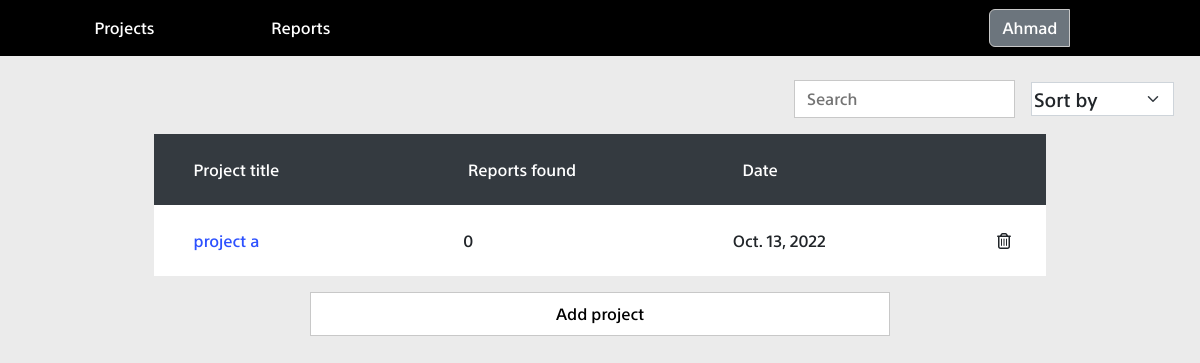
Before: /home (signed in) with the older database file.
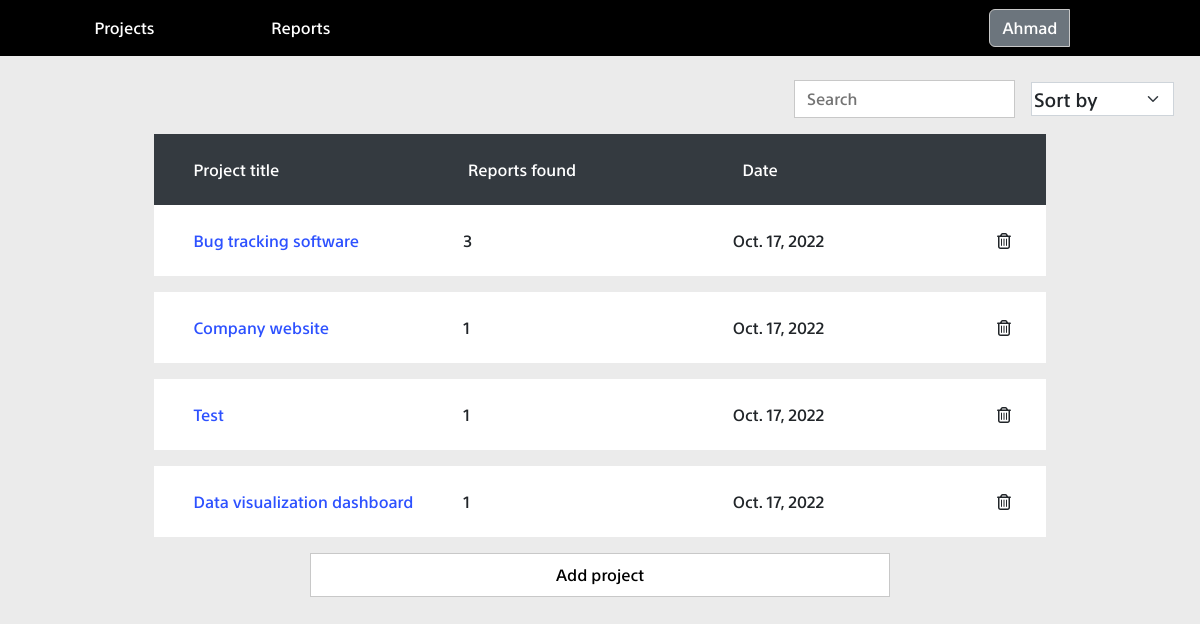
After: the same page with the newer database file.
### project/models.py (models this page shows, shortened)
class project(models.Model):
	name = models.CharField(max_length = 40)
	date_added = models.DateField()
	bugs_count = models.IntegerField()

### project/views.py (the view, shortened to what this page needs)
# urls.py: path('home',home , name="home"),
@login_required(login_url='signin')
def home(request):
    assigned = report.objects.all().filter(assigned_to = request.user )
    projects = project.objects.all();
    context = {"projects": projects , "assigned":assigned}
    return render(request, "home.html", context)

### templates/home.html (shortened to what this page needs)
{% extends "base.html" %}
{% load static %}
{% block css_files %}
<link rel="stylesheet" href="{% static 'bootstrap.min.css' %}">
<link rel="stylesheet" href="{% static 'base.css' %}">
<link rel="stylesheet" href="{% static 'home.css' %}">
<link rel="stylesheet" href="{% static 'fa/css/all.min.css' %}">
{% endblock %}
{% block content %}
<div class="container" id="home_body">
	<div class="mt-4">
		<div  id="filters">
			<div class="">
				<input type="text" class="form-control" id="search_input" placeholder="Search" aria-describedby="text">
			</div>
			<div class="">
				<select class="form-select mx-3" id="sort_select" aria-label="Default select example">
					<option >Sort by</option>
				</select>
			</div>
		</div>
	</div>
	<div class="outer_results">
		<div id="results">
			<table class="mt-3">
				<thead id="projects_head">
					<tr class="project_row">
						<td class="project_cell">Project title</td>
						<td  class="project_cell">Reports found</td>
						<td class="project_cell">Date</td>
					</tr>
				</thead>
				<tbody id="table_body">
					{% for project in projects %}
					<tr class="project_row data_row mb-3">
						<td class="project_cell project_data"><a  href="{% url 'home' %}/{{project.id}}" class="black_color hover_color" >{{project.name}}</a></td>
						<td class="project_cell project_data">{{project.bugs_count}}</td>
						<td class="project_cell project_data">{{project.date_added}}</td>
						<td><i id="{{project.id}}" class="fa-regular fa-trash-can remove_project"></i></td>
					</tr>
					{% endfor %}
				</tbody>
			</table>
			<button   id="add_project" data-bs-toggle="modal" data-bs-target="#exampleModal">
				Add project
			</button>
		</div>
	</div>
</div>
{% endblock %}

Changed rows visible on the page:
removed project: name "project a", bugs_count "0", date_added "Oct. 13, 2022"
added project: name "Bug tracking software", bugs_count "3", date_added "Oct. 17, 2022"
added project: name "Company website", bugs_count "1", date_added "Oct. 17, 2022"
added project: name "Test", bugs_count "1", date_added "Oct. 17, 2022"
added project: name "Data visualization dashboard", bugs_count "1", date_added "Oct. 17, 2022"
